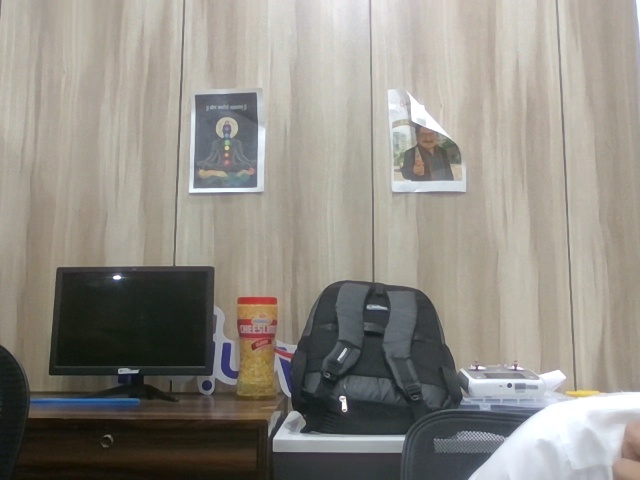

The script that saved this image:
"""
Background reference capture and persistence.

Uses median stacking across multiple frames so transient motion
(e.g. a person briefly in frame) does not pollute the reference.
"""

from __future__ import annotations

import time
from typing import List, Optional, Tuple

import cv2
import numpy as np

from camera import Camera
from config import (
    BACKGROUND_CAPTURE_DELAY_MS,
    BACKGROUND_CAPTURE_FRAMES,
    BACKGROUND_COUNTDOWN_SECONDS,
    BACKGROUND_FILE,
)


class BackgroundManager:
    """Captures, stores, and reloads the static background image."""

    def __init__(self) -> None:
        self.background: Optional[np.ndarray] = None

    @property
    def is_ready(self) -> bool:
        return self.background is not None

    def capture_with_countdown(
        self,
        camera: Camera,
        window_name: str,
        countdown: int = BACKGROUND_COUNTDOWN_SECONDS,
    ) -> bool:
        """
        Show a countdown, then collect frames and build a median background.

        Returns True if capture succeeded.
        """
        for remaining in range(countdown, 0, -1):
            ok, frame = camera.read()
            if not ok or frame is None:
                return False

            display = frame.copy()
            self._draw_countdown(display, remaining)
            cv2.imshow(window_name, display)

            key = cv2.waitKey(1) & 0xFF
            if key == ord("q"):
                return False

            time.sleep(1.0)

        frames = self._collect_frames(camera, BACKGROUND_CAPTURE_FRAMES)
        if len(frames) < 3:
            return False

        self.background = np.median(np.stack(frames, axis=0), axis=0).astype(np.uint8)
        self.save(BACKGROUND_FILE)
        return True

    def _collect_frames(self, camera: Camera, count: int) -> List[np.ndarray]:
        frames: List[np.ndarray] = []
        for _ in range(count):
            ok, frame = camera.read()
            if ok and frame is not None:
                frames.append(frame.copy())
            time.sleep(BACKGROUND_CAPTURE_DELAY_MS / 1000.0)
        return frames

    def recapture(self, camera: Camera, window_name: str) -> bool:
        """Recapture background with a short countdown."""
        return self.capture_with_countdown(camera, window_name, countdown=3)

    def build_from_frames(self, frames: List[np.ndarray]) -> bool:
        """Build median background from a list of BGR frames."""
        if len(frames) < 3:
            return False
        self.background = np.median(np.stack(frames, axis=0), axis=0).astype(np.uint8)
        self.save()
        return True

    def save(self, path=BACKGROUND_FILE) -> None:
        if self.background is not None:
            cv2.imwrite(str(path), self.background)

    def load(self, path=BACKGROUND_FILE) -> bool:
        img = cv2.imread(str(path))
        if img is None:
            return False
        self.background = img
        return True

    def resize_to_match(self, frame: np.ndarray) -> np.ndarray:
        """Ensure background matches the current frame size."""
        if self.background is None:
            raise RuntimeError("Background has not been captured yet.")

        if self.background.shape[:2] != frame.shape[:2]:
            return cv2.resize(
                self.background,
                (frame.shape[1], frame.shape[0]),
                interpolation=cv2.INTER_LINEAR,
            )
        return self.background

    @staticmethod
    def _draw_countdown(frame: np.ndarray, seconds: int) -> None:
        text = f"Capturing background in {seconds}..."
        cv2.putText(
            frame,
            text,
            (20, 60),
            cv2.FONT_HERSHEY_SIMPLEX,
            0.9,
            (0, 255, 255),
            2,
            cv2.LINE_AA,
        )
        cv2.putText(
            frame,
            "Keep the scene clear of the green cloth.",
            (20, 100),
            cv2.FONT_HERSHEY_SIMPLEX,
            0.6,
            (255, 255, 255),
            1,
            cv2.LINE_AA,
        )
